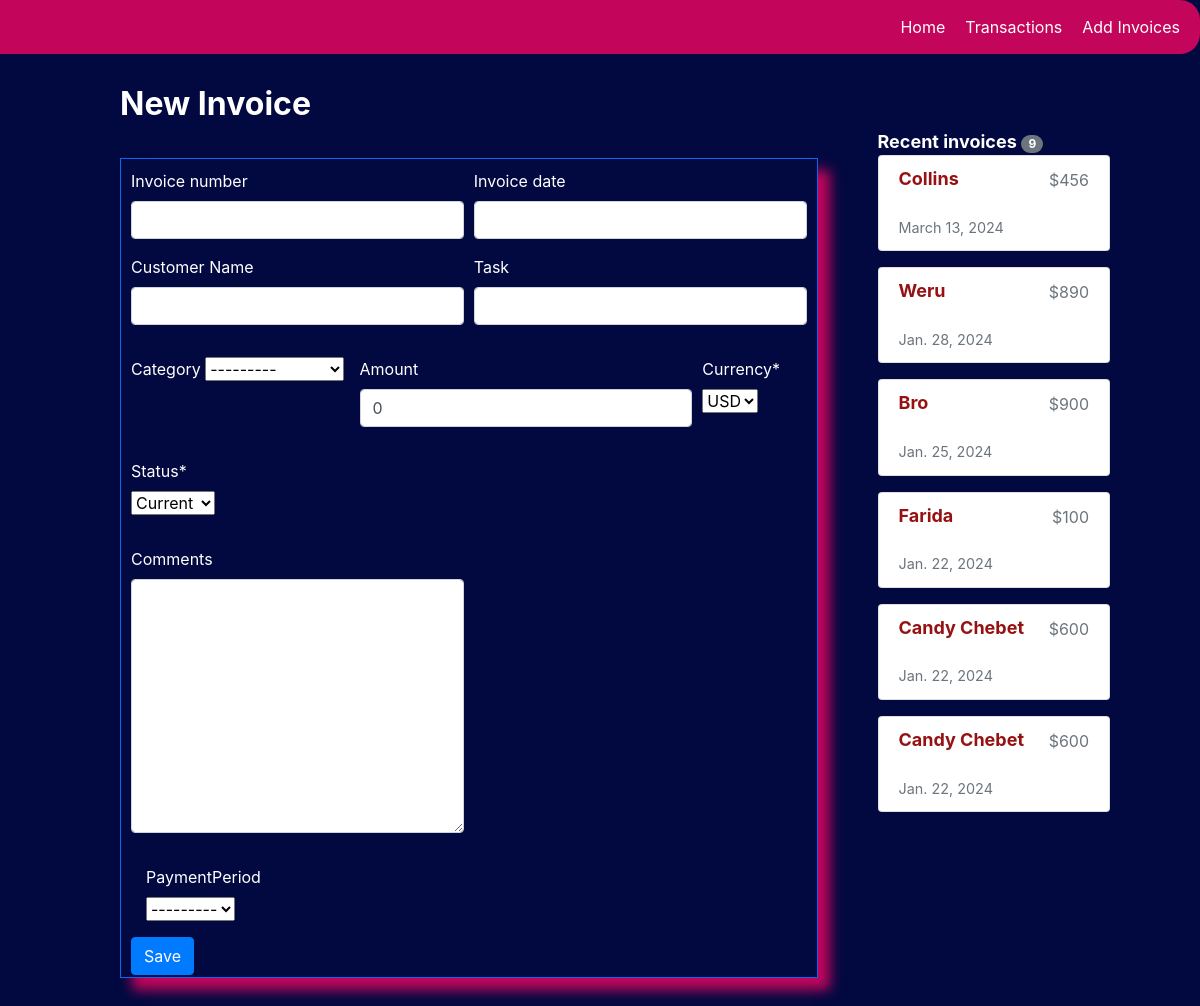
The app's page /transactions/add-invoice, older data.
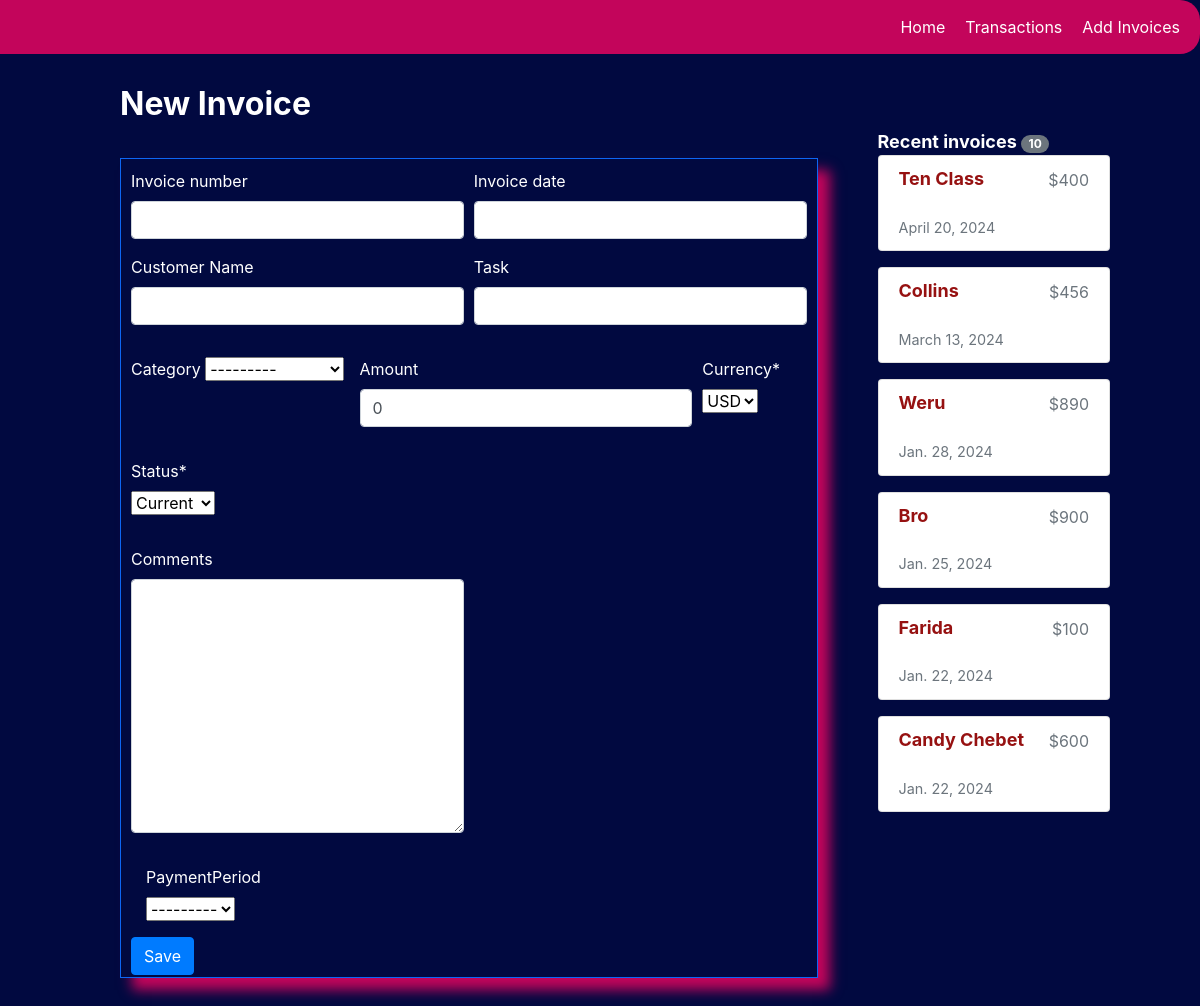
The same page, newer data.
### Transactions/models.py (models this page shows, shortened)
class Invoice(models.Model):
    CATEGORIES = [
        ('Programming', 'Programming'),
        ('Literature', 'Literature'),
        ('Graphic Design', 'Graphic Design'),
        ('Research', 'Research'),
        ('Other', 'Other'),
    ]
    TERMS = [
        ('14 days', '14 days'),
        ('30 days', '30 days'),
    ]
    CURRENCY = [
        ('$', 'USD'),
        ('Ksh', 'KSH'),
    ]
    STATUS= [
        ('Current', 'Current'),
        ('Pending', 'Pending'),
        ('Paid', 'Paid'),
    ]
    comments = models.TextField(max_length=3000, default='', blank=True, null=True)
    invoice_number = models.IntegerField(null=True, blank=True)
    invoice_date = models.DateField(auto_now_add=False, auto_now=False, null=True, blank=True)
    name = models.CharField('Customer Name', max_length=120, default='', blank=True, null=True)
    emailAddress = models.CharField(null=True, max_length=250)
    Task = models.CharField('Task', max_length=120, default='', blank=True, null=True)
    Category = models.CharField(choices=CATEGORIES, null=True, blank=True, max_length=200)
    Budget = models.IntegerField('Amount', default=0, blank=True, null=True)
    Currency = models.CharField(choices=CURRENCY, default='$', max_length=200)
    paymentPeriod = models.CharField(choices = TERMS, null=True, blank=True, max_length=200)
    Status = models.CharField(choices=STATUS, default='Current', max_length=250)
    Invoice_type_choice = (
        ('Receipt', 'Receipt'),
        ('Proforma Invoice', 'Proforma Invoice'),
        ('Invoices', 'Invoices'),
    )
    invoice_type = models.CharField(max_length=50, default='', blank = True, null=True, choices=Invoice_type_choice)

### Transactions/views.py (the view)
# urls.py: path('add-invoice', views.add_invoice, name='add_invoice'),
def add_invoice(request):
    form = InvoiceForm(request.POST or None)
    total_invoices = Invoice.objects.count()
    queryset = Invoice.objects.order_by('-invoice_date')[:6]
    if form.is_valid():
        form.save()
        messages.success(request, 'Successfully Saved')
        return redirect("/transactions/transactions")
    context = {
	"form": form,
	"title": "New Invoice",
 	"total_invoices": total_invoices,
	"queryset": queryset,
	}
    return render(request, "invoiceEntry.html", context)

### Transactions/forms.py (shortened to what this page needs)
class InvoiceForm(forms.ModelForm):
    class Meta:
        model = Invoice
        fields = ['invoice_number', 'name', 'Task', 'Budget','Status',
                'comments', 'invoice_number', 'invoice_date', 'name',
                'Task', 'Category','Budget', 'Currency','paymentPeriod', 'Status'
				]

### Transactions/templates/invoiceEntry.html (shortened to what the changed rows need)
{% load static %}
{% load crispy_forms_tags %}
<head>
    <link rel="stylesheet" type="text/css" href="https://stackpath.bootstrapcdn.com/bootstrap/4.5.2/css/bootstrap.min.css">
    <link href="{% static 'css/style.css' %}" rel="stylesheet">
    <link href="{% static 'js/jquery-ui-1.13.2/jquery-ui.min.css' %}" rel="stylesheet">
    <link href="{% static 'js/jquery-ui-1.13.2/jquery-ui.structure.min.css' %}" rel="stylesheet">
    <link href="{% static 'js/jquery-ui-1.13.2/jquery-ui.theme.min.css' %}" rel="stylesheet">
</head>
<body>
    <div class="main-container">
        <div class="row">
            <div class="col-sm-3">
                <div>
                    <div>
                        <span class="recent">Recent invoices</span>
                        <span class="badge badge-secondary badge-pill">{{total_invoices}}</span>
                    </div>
                    {% for instance in queryset %}
                    <ul class="list-group mb-3">
                        <li class="list-group-item d-flex justify-content-between lh-condensed">
                            <div style="color: rgb(150, 17, 17); font-weight: bold; font-size: large;">
                                <h6 class="my-0">{{instance.name}}</h6><br>
                                <small class="text-muted">{{instance.invoice_date}}</small><br>
                            </div>
                            <div class="text-muted">${{instance.Budget}}</div>
                        </li>
                    </ul>
                    {% endfor %}
                </div>
            </div>
        </div>
    </div>
</body>
</html>

Row changes from the older to the newer data that the page shows:
no longer on this page (row unchanged): Invoice: name "Candy Chebet", invoice_date "Jan. 22, 2024", Budget "600"
added Invoice: name "Ten Class", invoice_date "April 20, 2024", Budget "400"
Text that changed along with them:
{{ total_invoices }}: "9" → "10"
